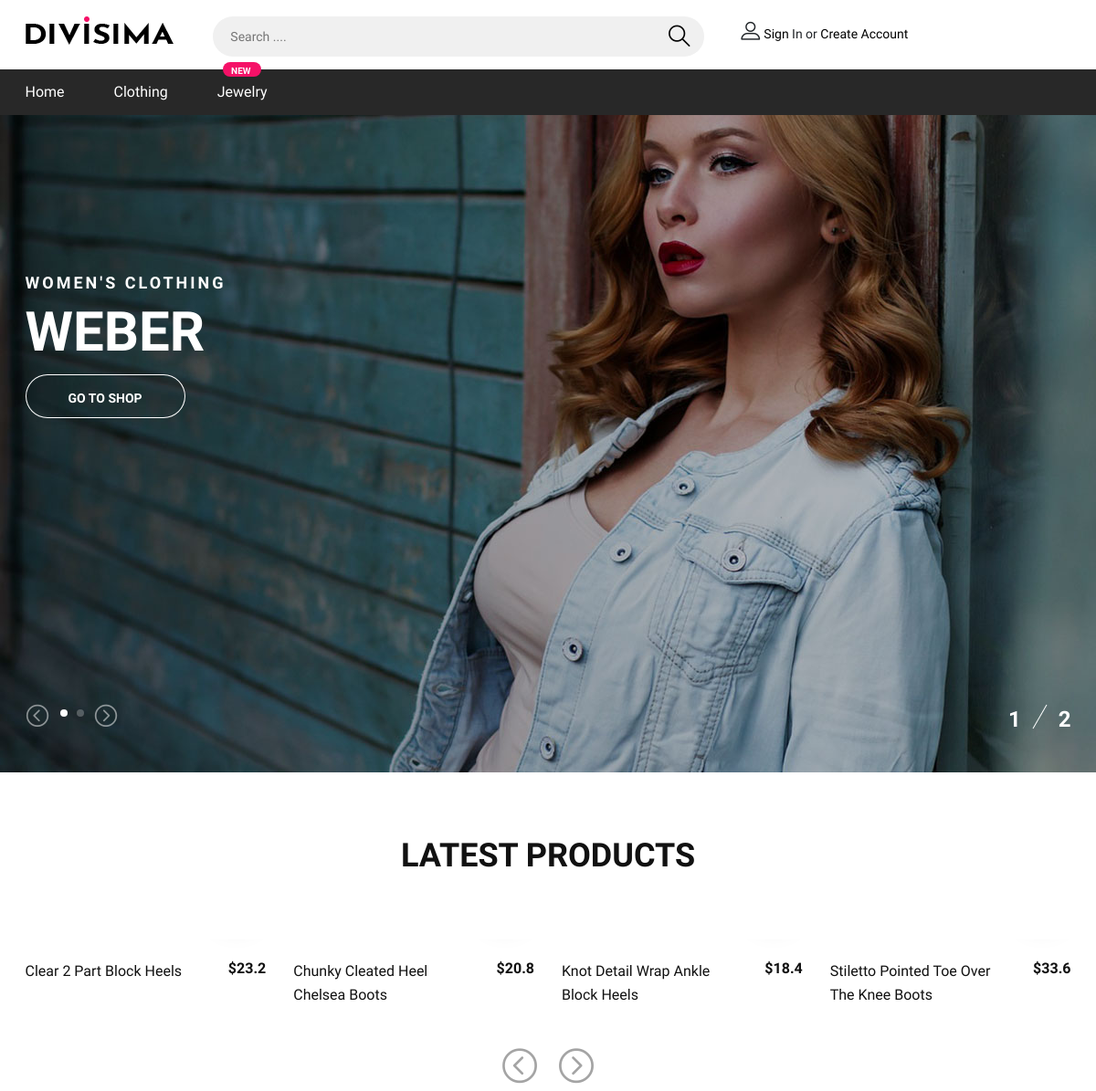
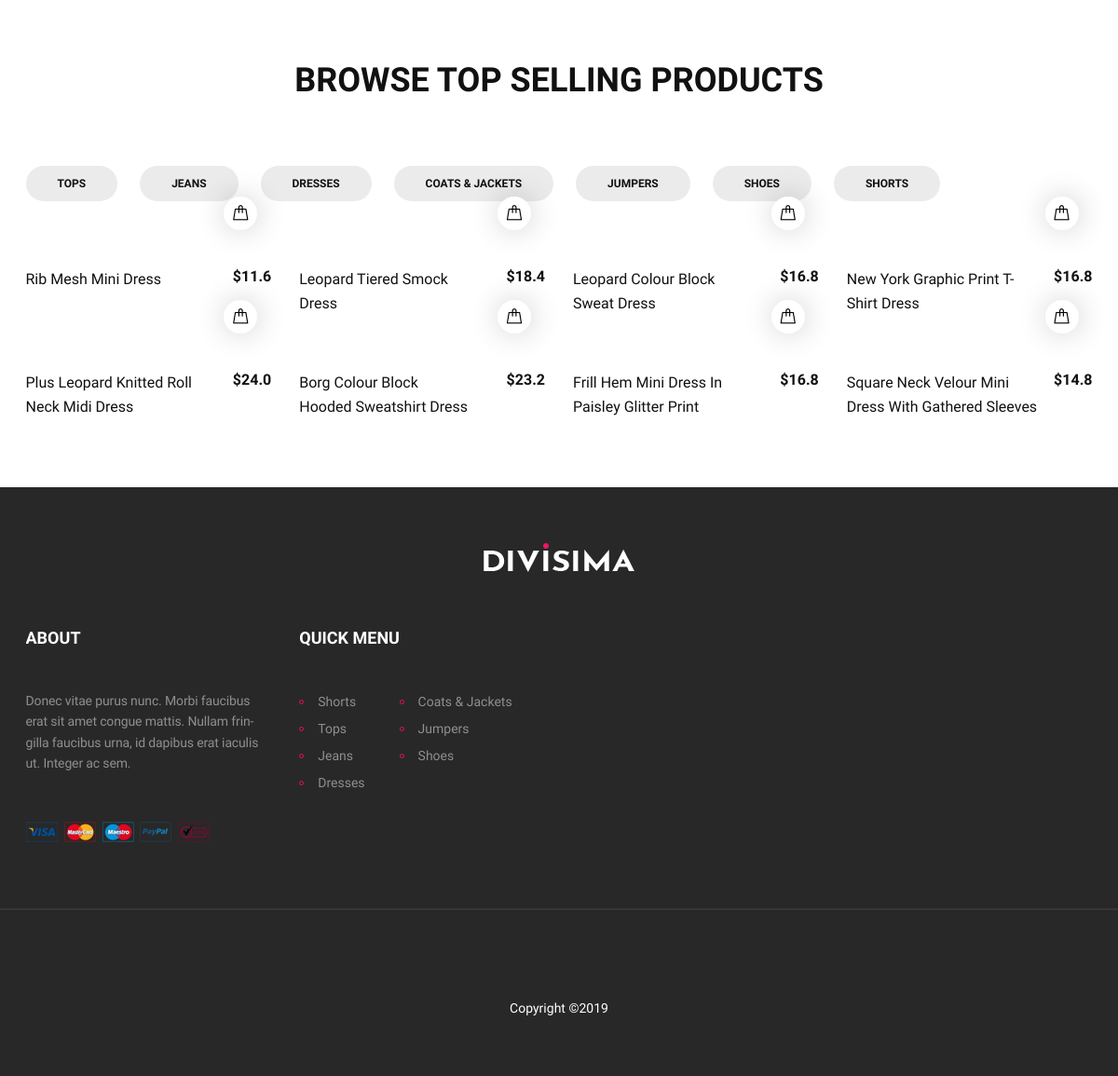
The page / on the database its author committed (2 pictures, top to bottom).
### clothes/models.py (models this page shows, shortened)
class Clothing(models.Model):
    name = models.CharField(max_length=250)
    category = models.ForeignKey(Category, on_delete=models.CASCADE)
    price = models.FloatField()
    image = models.ImageField(upload_to='clothingimages')

### home/views.py (the view)
# urls.py: path('', views.home, name='home')
def home(request):
    amount = len(Product.objects.all())
    clothes = Clothing.objects.filter()[0:5]
    clothess = Clothing.objects.filter()[90:98]
    return render(request, 'index.html', {'amount':amount, 'clothes':clothes, 'clothess':clothess})

### templates/index.html (shortened to what this page needs)
{% load static %}
<!DOCTYPE html>
<html lang="zxx">
<head>
    <link rel="stylesheet" href="https://stackpath.bootstrapcdn.com/bootstrap/4.3.1/css/bootstrap.min.css"
>
    <link rel="stylesheet" href="{% static 'css/bootstrap.min.css' %}"/>
    <link rel="stylesheet" href="{% static 'css/font-awesome.min.css' %}"/>
    <link rel="stylesheet" href="{% static 'css/flaticon.css' %}">
    <link rel="stylesheet" href="{% static 'css/slicknav.min.css' %}"/>
    <link rel="stylesheet" href="{% static 'css/jquery-ui.min.css' %}">
    <link rel="stylesheet" href="{% static 'css/owl.carousel.min.css' %}"/>
    <link rel="stylesheet" href="{% static 'css/animate.css' %}"/>
    <link rel="stylesheet" href="{% static 'css/style.css' %}"/>
</head>
<body>
<header class="header-section">
    <div class="header-top">
        <div class="container">
            <div class="row">
                <div class="col-lg-2 text-center text-lg-left">
                    <a href="./index.html" class="site-logo">
                        <img src="img/logo.png" alt="">
                    </a>
                </div>
                <div class="col-xl-6 col-lg-5">
                    <form class="header-search-form" action="{% url 'search' %}">
                        <input type="text" placeholder="Search ...." name="search"/>
                        <button data-href-template="{% url 'search' %}"><i class="flaticon-search"></i></button>
                    </form>
                </div>
                <div class="col-xl-4 col-lg-5">
                    <div class="user-panel">
                        {% if user.is_authenticated %}
                        <div class="up-item">
                            <div class="shopping-card">
                                <i class="flaticon-bag"></i>
                                <span>{{ amount }}</span>
                            </div>
                            <a href="{% url 'cartshow' %}">Shopping Cart</a>
                        </div>
                        <div class="up-item">
                            <i class="flaticon-profile"></i>
                            <a href="{% url 'logout' %}">Logout</a>
                        </div>
                        {% else %}
                        <div class="up-item">
                            <i class="flaticon-profile"></i>
                            <a href="{% url 'login' %}">Sign</a> In or <a href="{% url 'registration' %}">Create
                            Account</a>
                        </div>
                        {% endif %}
                    </div>
                </div>
            </div>
        </div>
    </div>
    <nav class="main-navbar">
        <div class="container">
            <ul class="main-menu">
                <li><a href="{% url 'home' %}">Home</a></li>
                <li><a href="{% url 'allclothes' %}">Clothing</a>
                </li>
                <li><a href="{% url 'jewelry' %}">Jewelry
                    <span class="new">New</span>
                </a></li>
            </ul>
        </div>
    </nav>
</header>
{% block content %}
<section class="hero-section">
    <div class="hero-slider owl-carousel">
        <div class="hs-item set-bg" data-setbg="{% static 'img/bg.jpg' %}">
            <div class="container">
                <div class="row">
                    <div class="col-xl-6 col-lg-7 text-white">
                        <span>Women's clothing</span>
                        <h2>WEBER</h2>
                        <a href="{% url 'allclothes' %}" class="site-btn sb-line">GO TO SHOP</a>
                    </div>
                </div>
            </div>
        </div>
    </div>
    <div class="container">
        <div class="slide-num-holder" id="snh-1"></div>
    </div>
</section>
<section class="top-letest-product-section">
    <div class="container">
        <div class="section-title">
            <h2>LATEST PRODUCTS</h2>
        </div>
        <div class="product-slider owl-carousel">
            {% for cloth in clothes %}
            <div class="product-item"><a href="{% url 'detailC' cloth.id %}">
                <div class="pi-text">
                    <h6>${{ cloth.price }}</h6>
                    <a href="{% url 'detailC' cloth.id %}"><p>{{ cloth.name }} </p></a>
                </div>
            </a></div>
            {% endfor %}
        </div>
    </div>
</section>
<section class="product-filter-section">
    <div class="container">
        <div class="section-title">
            <h2>BROWSE TOP SELLING PRODUCTS</h2>
        </div>
        <ul class="product-filter-menu" style="align-text:center;">
            <li class=""><a href="{% url 'category' category='Tops'%}">TOPS</a></li>
            <li class=""><a href="{% url 'category' category='Jeans'%}">JEANS</a></li>
            <li class=""><a href="{% url 'category' category='Dresses'%}">DRESSES</a></li>
            <li class=""><a href="{% url 'category' category='Coats & Jackets'%}">COATS & JACKETS</a></li>
            <li class=""><a href="{% url 'category' category='Jumpers'%}">JUMPERS</a></li>
            <li class=""><a href="{% url 'category' category='Shoes'%}">SHOES</a></li>
            <li class=""><a href="{% url 'category' category='Shorts'%}">SHORTS</a></li>
        </ul>
        <div class="row">
            {% for clothss in clothess %}
            <div class="col-lg-3 col-sm-6"><a href="{% url 'detailC' clothss.id %}">
                <div class="product-item">
                    <div class="pi-pic">
                        <div class="pi-links">
                            <a href="{% url 'cartCloth' clothss.id %}" class="add-card"><i
                                    class="flaticon-bag"></i><span>ADD TO CART</span></a>
                        </div>
                    </div>
                    <div class="pi-text">
                        <h6>${{clothss.price}}</h6>
                        <a href="{% url 'detailC' clothss.id %}"><p>{{ clothss.name }}</p></a>
                    </div>
                </div>
            </a>
            </div>
            {% endfor %}
        </div>
    </div>
</section>
{% endblock %}
<section class="footer-section">
    <div class="container">
        <div class="footer-logo text-center">
            <a href="index.html"><img src="./img/logo-light.png" alt=""></a>
        </div>
        <div class="row">
            <div class="col-lg-3 col-sm-6">
                <div class="footer-widget about-widget">
                    <h2>About</h2>
                    <p>Donec vitae purus nunc. Morbi faucibus erat sit amet congue mattis. Nullam frin-gilla faucibus
                        urna, id dapibus erat iaculis ut. Integer ac sem.</p>
                    <img src="img/cards.png" alt="">
                </div>
            </div>
            <div class="col-lg-3 col-sm-6">
                <div class="footer-widget about-widget">
                    <h2>Quick menu</h2>
                    <ul>
                        <li class=""><a href="{% url 'category' category='Shorts'%}">Shorts</a>
                        </li>
                        <li class=""><a href="{% url 'category' category='Tops'%}">Tops</a></li>
                        <li class=""><a href="{% url 'category' category='Jeans'%}">Jeans</a></li>
                        <li class=""><a href="{% url 'category' category='Dresses'%}">Dresses</a></li>
                    </ul>
                    <ul>
                        <li class=""><a href="{% url 'category' category='Coats & Jackets'%}">Coats & Jackets</a></li>
                        <li class=""><a href="{% url 'category' category='Jumpers'%}">Jumpers</a></li>
                        <li class=""><a href="{% url 'category' category='Shoes'%}">Shoes</a></li>
                    </ul>
                </div>
            </div>
        </div>
    </div>
    <div class="social-links-warp">
        <div class="container">
            <p class="text-white text-center mt-5">Copyright &copy;
        </div>
    </div>
</section>
</body>
</html>

### rows shown on the page
Clothing: price "23.2", name "Clear 2 Part Block Heels"
Clothing: price "20.8", name "Chunky Cleated Heel Chelsea Boots"
Clothing: price "18.4", name "Knot Detail Wrap Ankle Block Heels"
Clothing: price "33.6", name "Stiletto Pointed Toe Over The Knee Boots"
Clothing: price "11.6", name "Rib Mesh Mini Dress"
Clothing: price "18.4", name "Leopard Tiered Smock Dress"
Clothing: price "16.8", name "Leopard Colour Block Sweat Dress"
Clothing: price "16.8", name "New York Graphic Print T-Shirt Dress"
Clothing: price "24.0", name "Plus Leopard Knitted Roll Neck Midi Dress"
Clothing: price "23.2", name "Borg Colour Block Hooded Sweatshirt Dress"
Clothing: price "16.8", name "Frill Hem Mini Dress In Paisley Glitter Print"
Clothing: price "14.8", name "Square Neck Velour Mini Dress With Gathered Sleeves"
